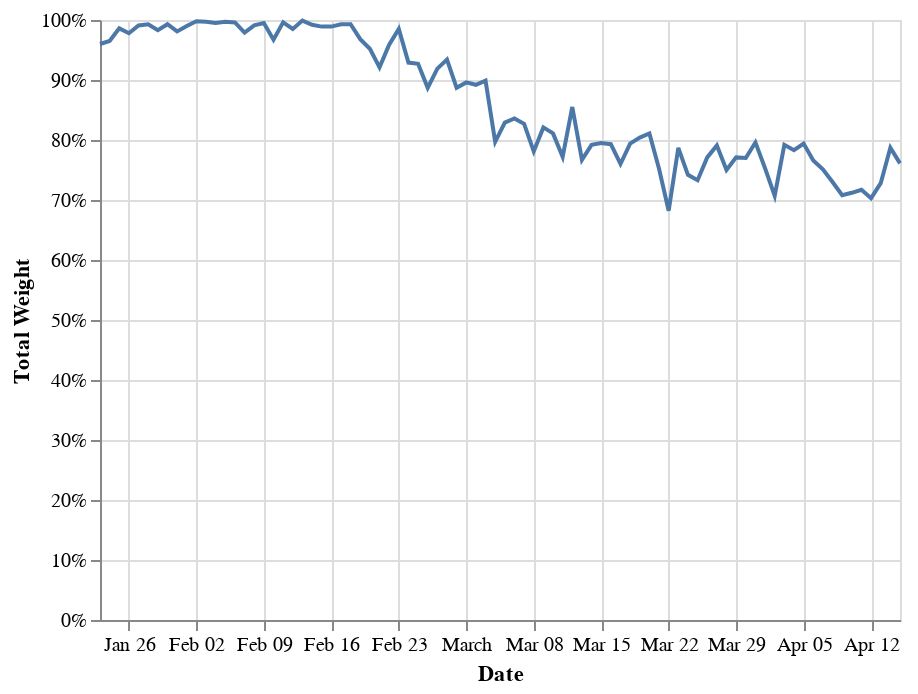

Notebook source saved alongside this figure:
### Code cell
#hide
df_confirm_country = df_confirmed_new_pct[['Date', 'New Confirm Weight']].groupby('Date').count().rename(columns={'New Confirm Weight': 'Count'})
df_confirm_country['Total Weight'] = df_confirmed_new_pct[['Date', 'New Confirm Weight']].groupby('Date').sum()
df_confirm_country = df_confirm_country.reset_index()
alt.Chart(df_confirm_country).mark_line().encode(
    alt.X('Date:T'),
    alt.Y('Total Weight:Q', axis=alt.Axis(format='%')),
    tooltip=list(df_confirm_country)
)

### Figure 1 — Vega-Lite specification as saved in the notebook (floating-point values rounded to 4 significant figures)
{"config": {"view": {"continuousWidth": 400, "continuousHeight": 300}}, "data": {"name": "data-624c6e36eb467346fcdee1a69c0c6787"}, "mark": "line", "encoding": {"tooltip": [{"type": "temporal", "field": "Date"}, {"type": "quantitative", "field": "Count"}, {"type": "quantitative", "field": "Total Weight"}], "x": {"type": "temporal", "field": "Date"}, "y": {"type": "quantitative", "axis": {"format": "%"}, "field": "Total Weight"}}, "$schema": "https://vega.github.io/schema/vega-lite/v4.8.1.json", "datasets": {"data-624c6e36eb467346fcdee1a69c0c6787": [{"Date": "2020-01-23T00:00:00", "Count": 1, "Total Weight": 0.96}, {"Date": "2020-01-24T00:00:00", "Count": 1, "Total Weight": 0.965}, {"Date": "2020-01-25T00:00:00", "Count": 1, "Total Weight": 0.986}, {"Date": "2020-01-26T00:00:00", "Count": 1, "Total Weight": 0.978}, {"Date": "2020-01-27T00:00:00", "Count": 1, "Total Weight": 0.991}, {"Date": "2020-01-28T00:00:00", "Count": 1, "Total Weight": 0.993}, {"Date": "2020-01-29T00:00:00", "Count": 1, "Total Weight": 0.983}, {"Date": "2020-01-30T00:00:00", "Count": 1, "Total Weight": 0.993}, {"Date": "2020-01-31T00:00:00", "Count": 1, "Total Weight": 0.981}, {"Date": "2020-02-01T00:00:00", "Count": 1, "Total Weight": 0.99}, {"Date": "2020-02-02T00:00:00", "Count": 1, "Total Weight": 0.998}, {"Date": "2020-02-03T00:00:00", "Count": 1, "Total Weight": 0.997}, {"Date": "2020-02-04T00:00:00", "Count": 1, "Total Weight": 0.995}, {"Date": "2020-02-05T00:00:00", "Count": 1, "Total Weight": 0.997}, {"Date": "2020-02-06T00:00:00", "Count": 1, "Total Weight": 0.996}, {"Date": "2020-02-07T00:00:00", "Count": 1, "Total Weight": 0.979}, {"Date": "2020-02-08T00:00:00", "Count": 1, "Total Weight": 0.991}, {"Date": "2020-02-09T00:00:00", "Count": 1, "Total Weight": 0.995}, {"Date": "2020-02-10T00:00:00", "Count": 1, "Total Weight": 0.967}, {"Date": "2020-02-11T00:00:00", "Count": 1, "Total Weight": 0.996}, {"Date": "2020-02-12T00:00:00", "Count": 2, "Total Weight": 0.985}, {"Date": "2020-02-13T00:00:00", "Count": 1, "Total Weight": 0.999}, {"Date": "2020-02-14T00:00:00", "Count": 1, "Total Weight": 0.992}, {"Date": "2020-02-15T00:00:00", "Count": 2, "Total Weight": 0.989}, {"Date": "2020-02-16T00:00:00", "Count": 2, "Total Weight": 0.989}, {"Date": "2020-02-17T00:00:00", "Count": 2, "Total Weight": 0.993}, {"Date": "2020-02-18T00:00:00", "Count": 2, "Total Weight": 0.993}, {"Date": "2020-02-19T00:00:00", "Count": 2, "Total Weight": 0.968}, {"Date": "2020-02-20T00:00:00", "Count": 2, "Total Weight": 0.952}, {"Date": "2020-02-21T00:00:00", "Count": 2, "Total Weight": 0.921}, {"Date": "2020-02-22T00:00:00", "Count": 2, "Total Weight": 0.959}, {"Date": "2020-02-23T00:00:00", "Count": 6, "Total Weight": 0.985}, {"Date": "2020-02-24T00:00:00", "Count": 4, "Total Weight": 0.929}, {"Date": "2020-02-25T00:00:00", "Count": 4, "Total Weight": 0.927}, {"Date": "2020-02-26T00:00:00", "Count": 4, "Total Weight": 0.887}, {"Date": "2020-02-27T00:00:00", "Count": 4, "Total Weight": 0.919}, {"Date": "2020-02-28T00:00:00", "Count": 4, "Total Weight": 0.934}, {"Date": "2020-02-29T00:00:00", "Count": 4, "Total Weight": 0.887}, {"Date": "2020-03-01T00:00:00", "Count": 4, "Total Weight": 0.896}, {"Date": "2020-03-02T00:00:00", "Count": 5, "Total Weight": 0.892}, {"Date": "2020-03-03T00:00:00", "Count": 4, "Total Weight": 0.899}, {"Date": "2020-03-04T00:00:00", "Count": 5, "Total Weight": 0.797}, {"Date": "2020-03-05T00:00:00", "Count": 6, "Total Weight": 0.829}, {"Date": "2020-03-06T00:00:00", "Count": 7, "Total Weight": 0.836}, {"Date": "2020-03-07T00:00:00", "Count": 6, "Total Weight": 0.827}, {"Date": "2020-03-08T00:00:00", "Count": 6, "Total Weight": 0.781}, {"Date": "2020-03-09T00:00:00", "Count": 5, "Total Weight": 0.821}, {"Date": "2020-03-10T00:00:00", "Count": 8, "Total Weight": 0.811}, {"Date": "2020-03-11T00:00:00", "Count": 8, "Total Weight": 0.772}, {"Date": "2020-03-12T00:00:00", "Count": 7, "Total Weight": 0.855}, {"Date": "2020-03-13T00:00:00", "Count": 6, "Total Weight": 0.767}, {"Date": "2020-03-14T00:00:00", "Count": 7, "Total Weight": 0.792}, {"Date": "2020-03-15T00:00:00", "Count": 6, "Total Weight": 0.795}, {"Date": "2020-03-16T00:00:00", "Count": 6, "Total Weight": 0.793}, {"Date": "2020-03-17T00:00:00", "Count": 7, "Total Weight": 0.76}, {"Date": "2020-03-18T00:00:00", "Count": 7, "Total Weight": 0.794}, {"Date": "2020-03-19T00:00:00", "Count": 7, "Total Weight": 0.804}, {"Date": "2020-03-20T00:00:00", "Count": 8, "Total Weight": 0.811}, {"Date": "2020-03-21T00:00:00", "Count": 7, "Total Weight": 0.752}, {"Date": "2020-03-22T00:00:00", "Count": 6, "Total Weight": 0.682}, {"Date": "2020-03-23T00:00:00", "Count": 7, "Total Weight": 0.787}, {"Date": "2020-03-24T00:00:00", "Count": 7, "Total Weight": 0.742}, {"Date": "2020-03-25T00:00:00", "Count": 6, "Total Weight": 0.733}, {"Date": "2020-03-26T00:00:00", "Count": 7, "Total Weight": 0.771}, {"Date": "2020-03-27T00:00:00", "Count": 8, "Total Weight": 0.791}, {"Date": "2020-03-28T00:00:00", "Count": 7, "Total Weight": 0.75}, {"Date": "2020-03-29T00:00:00", "Count": 8, "Total Weight": 0.771}, {"Date": "2020-03-30T00:00:00", "Count": 7, "Total Weight": 0.77}, {"Date": "2020-03-31T00:00:00", "Count": 8, "Total Weight": 0.796}, {"Date": "2020-04-01T00:00:00", "Count": 7, "Total Weight": 0.753}, {"Date": "2020-04-02T00:00:00", "Count": 6, "Total Weight": 0.707}, {"Date": "2020-04-03T00:00:00", "Count": 8, "Total Weight": 0.792}, {"Date": "2020-04-04T00:00:00", "Count": 6, "Total Weight": 0.783}, {"Date": "2020-04-05T00:00:00", "Count": 9, "Total Weight": 0.794}, {"Date": "2020-04-06T00:00:00", "Count": 8, "Total Weight": 0.766}, {"Date": "2020-04-07T00:00:00", "Count": 7, "Total Weight": 0.751}, {"Date": "2020-04-08T00:00:00", "Count": 7, "Total Weight": 0.73}, {"Date": "2020-04-09T00:00:00", "Count": 7, "Total Weight": 0.708}, {"Date": "2020-04-10T00:00:00", "Count": 7, "Total Weight": 0.712}, {"Date": "2020-04-11T00:00:00", "Count": 7, "Total Weight": 0.717}, {"Date": "2020-04-12T00:00:00", "Count": 7, "Total Weight": 0.703}, {"Date": "2020-04-13T00:00:00", "Count": 9, "Total Weight": 0.728}, {"Date": "2020-04-14T00:00:00", "Count": 7, "Total Weight": 0.787}, {"Date": "2020-04-15T00:00:00", "Count": 10, "Total Weight": 0.761}]}}
